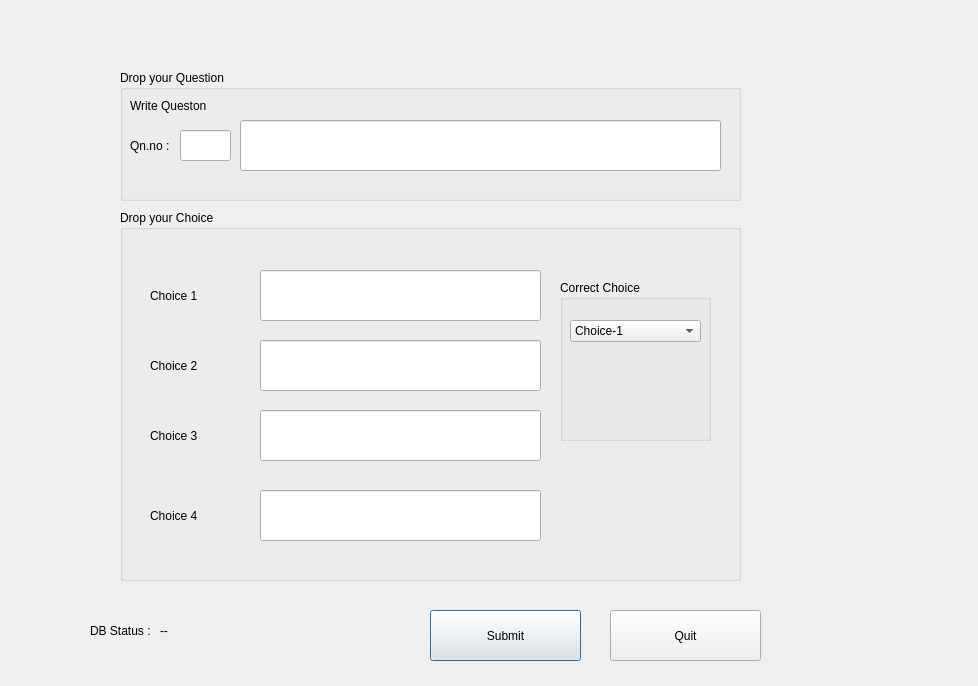
<?xml version="1.0" encoding="UTF-8"?>
<ui version="4.0">
 <class>admin_apt_hard</class>
 <widget class="QDialog" name="admin_apt_hard">
  <property name="geometry">
   <rect>
    <x>0</x>
    <y>0</y>
    <width>978</width>
    <height>686</height>
   </rect>
  </property>
  <property name="windowTitle">
   <string>Dialog</string>
  </property>
  <widget class="QLabel" name="label_3">
   <property name="geometry">
    <rect>
     <x>90</x>
     <y>620</y>
     <width>91</width>
     <height>21</height>
    </rect>
   </property>
   <property name="text">
    <string>DB Status :</string>
   </property>
  </widget>
  <widget class="QGroupBox" name="choice_box">
   <property name="geometry">
    <rect>
     <x>120</x>
     <y>210</y>
     <width>621</width>
     <height>371</height>
    </rect>
   </property>
   <property name="title">
    <string>Drop your Choice</string>
   </property>
   <widget class="QLabel" name="label_7">
    <property name="geometry">
     <rect>
      <x>30</x>
      <y>280</y>
      <width>101</width>
      <height>51</height>
     </rect>
    </property>
    <property name="text">
     <string>Choice 4</string>
    </property>
   </widget>
   <widget class="QLineEdit" name="choice_2">
    <property name="geometry">
     <rect>
      <x>140</x>
      <y>130</y>
      <width>281</width>
      <height>51</height>
     </rect>
    </property>
   </widget>
   <widget class="QLabel" name="label_5">
    <property name="geometry">
     <rect>
      <x>30</x>
      <y>130</y>
      <width>101</width>
      <height>51</height>
     </rect>
    </property>
    <property name="text">
     <string>Choice 2</string>
    </property>
   </widget>
   <widget class="QLineEdit" name="choice_1">
    <property name="geometry">
     <rect>
      <x>140</x>
      <y>60</y>
      <width>281</width>
      <height>51</height>
     </rect>
    </property>
   </widget>
   <widget class="QLineEdit" name="choice_4">
    <property name="geometry">
     <rect>
      <x>140</x>
      <y>280</y>
      <width>281</width>
      <height>51</height>
     </rect>
    </property>
   </widget>
   <widget class="QLineEdit" name="choice_3">
    <property name="geometry">
     <rect>
      <x>140</x>
      <y>200</y>
      <width>281</width>
      <height>51</height>
     </rect>
    </property>
   </widget>
   <widget class="QLabel" name="label_6">
    <property name="geometry">
     <rect>
      <x>30</x>
      <y>200</y>
      <width>101</width>
      <height>51</height>
     </rect>
    </property>
    <property name="text">
     <string>Choice 3</string>
    </property>
   </widget>
   <widget class="QLabel" name="label_4">
    <property name="geometry">
     <rect>
      <x>30</x>
      <y>60</y>
      <width>101</width>
      <height>51</height>
     </rect>
    </property>
    <property name="text">
     <string>Choice 1</string>
    </property>
   </widget>
   <widget class="QGroupBox" name="crt_choice">
    <property name="geometry">
     <rect>
      <x>440</x>
      <y>70</y>
      <width>151</width>
      <height>161</height>
     </rect>
    </property>
    <property name="title">
     <string>Correct Choice</string>
    </property>
    <widget class="QComboBox" name="comboBox">
     <property name="geometry">
      <rect>
       <x>10</x>
       <y>40</y>
       <width>131</width>
       <height>22</height>
      </rect>
     </property>
     <item>
      <property name="text">
       <string>Choice-1</string>
      </property>
     </item>
     <item>
      <property name="text">
       <string>Choice-2</string>
      </property>
     </item>
     <item>
      <property name="text">
       <string>Choice-3</string>
      </property>
     </item>
     <item>
      <property name="text">
       <string>Choice-4</string>
      </property>
     </item>
    </widget>
   </widget>
  </widget>
  <widget class="QPushButton" name="submitbtn">
   <property name="geometry">
    <rect>
     <x>430</x>
     <y>610</y>
     <width>151</width>
     <height>51</height>
    </rect>
   </property>
   <property name="text">
    <string>Submit</string>
   </property>
  </widget>
  <widget class="QPushButton" name="quit">
   <property name="geometry">
    <rect>
     <x>610</x>
     <y>610</y>
     <width>151</width>
     <height>51</height>
    </rect>
   </property>
   <property name="text">
    <string>Quit</string>
   </property>
  </widget>
  <widget class="QGroupBox" name="qn_box">
   <property name="geometry">
    <rect>
     <x>120</x>
     <y>70</y>
     <width>621</width>
     <height>131</height>
    </rect>
   </property>
   <property name="title">
    <string>Drop your Question</string>
   </property>
   <widget class="QLabel" name="label_2">
    <property name="geometry">
     <rect>
      <x>10</x>
      <y>10</y>
      <width>161</width>
      <height>51</height>
     </rect>
    </property>
    <property name="text">
     <string>Write Queston</string>
    </property>
   </widget>
   <widget class="QLineEdit" name="qn_editor">
    <property name="geometry">
     <rect>
      <x>120</x>
      <y>50</y>
      <width>481</width>
      <height>51</height>
     </rect>
    </property>
   </widget>
   <widget class="QLabel" name="label">
    <property name="geometry">
     <rect>
      <x>10</x>
      <y>60</y>
      <width>51</width>
      <height>31</height>
     </rect>
    </property>
    <property name="text">
     <string>Qn.no :</string>
    </property>
   </widget>
   <widget class="QLineEdit" name="qn_number">
    <property name="geometry">
     <rect>
      <x>60</x>
      <y>60</y>
      <width>51</width>
      <height>31</height>
     </rect>
    </property>
   </widget>
  </widget>
  <widget class="QLabel" name="qn_db_status">
   <property name="geometry">
    <rect>
     <x>160</x>
     <y>620</y>
     <width>91</width>
     <height>21</height>
    </rect>
   </property>
   <property name="text">
    <string>--</string>
   </property>
  </widget>
 </widget>
 <resources/>
 <connections/>
</ui>
